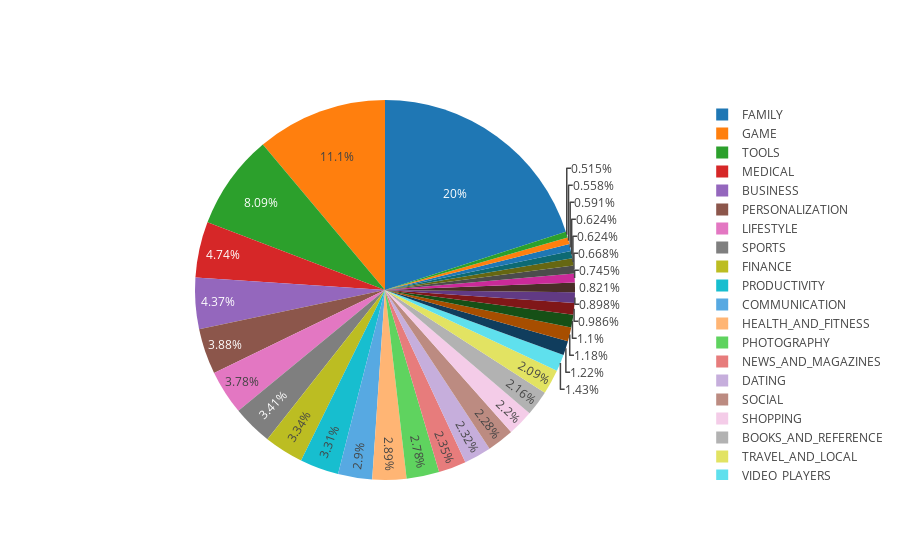

Write notebook code for a chart like this one.
### Code cell
import matplotlib.pyplot as plt
import plotly.plotly as py
import plotly.graph_objs as go
import plotly

appNum_by_categorys = df['Category'].value_counts().sort_values(ascending=True)

data = [go.Pie(
        labels = appNum_by_categorys.index,
        values = appNum_by_categorys.values,
        hoverinfo = 'label+value'
)]

plotly.offline.iplot(data, filename='active_category')

### Figure 1 — Plotly figure (JSON) as saved in the notebook; plotly's stock layout.template omitted (floating-point values rounded to 4 significant figures)
{"data": [{"hoverinfo": "label+value", "labels": ["BEAUTY", "COMICS", "PARENTING", "EVENTS", "WEATHER", "ART_AND_DESIGN", "HOUSE_AND_HOME", "AUTO_AND_VEHICLES", "LIBRARIES_AND_DEMO", "ENTERTAINMENT", "FOOD_AND_DRINK", "MAPS_AND_NAVIGATION", "EDUCATION", "VIDEO_PLAYERS", "TRAVEL_AND_LOCAL", "BOOKS_AND_REFERENCE", "SHOPPING", "SOCIAL", "DATING", "NEWS_AND_MAGAZINES", "PHOTOGRAPHY", "HEALTH_AND_FITNESS", "COMMUNICATION", "PRODUCTIVITY", "FINANCE", "SPORTS", "LIFESTYLE", "PERSONALIZATION", "BUSINESS", "MEDICAL", "TOOLS", "GAME", "FAMILY"], "type": "pie", "uid": "7ded6bff-fe29-4493-9caa-b2fbc295cd46", "values": [47, 51, 54, 57, 57, 61, 68, 75, 82, 90, 100, 108, 111, 131, 191, 197, 201, 208, 212, 215, 254, 264, 265, 302, 305, 311, 345, 354, 399, 433, 739, 1015, 1830]}], "layout": {}}
